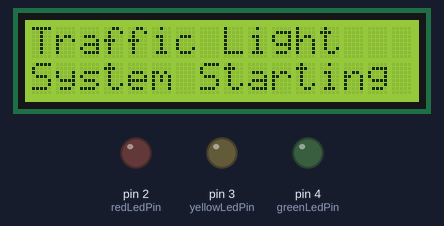
Bench run of a sketch on a simulated Arduino Uno, built with avr-gcc and run on an emulated ATmega328P. Parts: 16×2 character LCD, output pins drawn as LEDs (lit = HIGH).

Above: at 0.1 s.
At 2.1 s:
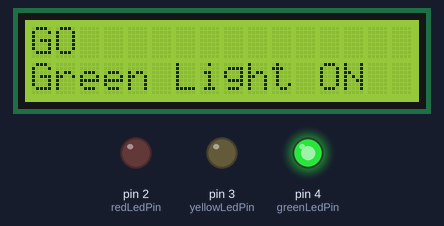
At 7.1 s:
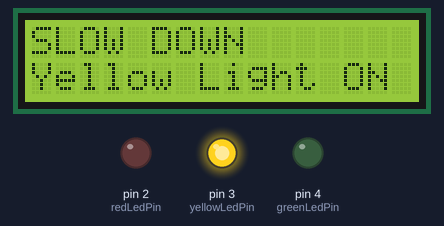
At 9.1 s:
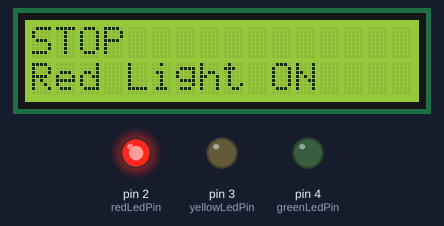
Timing chart, 0 to 39.6 s (numbered marks = the images above):
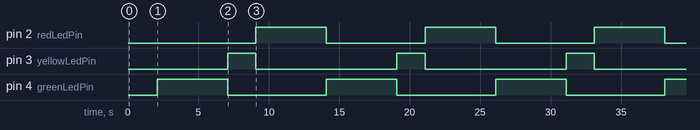

Measured:
- by itself, pin 2 (redLedPin), pin 4 (greenLedPin): alternates HIGH for 5.0 s and LOW for 7.0 s
- by itself, pin 3 (yellowLedPin): alternates HIGH for 2.0 s and LOW for 10.0 s
- by itself, everything shown: repeats every 12.0 s, in 3 steps
- what the display in image 1 shows lasts 5.0 s, from 2.1 s to 7.1 s
- what the display in image 2 shows lasts 2.0 s, from 7.1 s to 9.1 s

The sketch:

trafficlightusingarduino.ino
```cpp
#include <LiquidCrystal.h>

// --- Pin Definitions for LEDs (Corrected to match the schematic) ---
const int greenLedPin = 4;
const int yellowLedPin = 3;
const int redLedPin = 2;

// --- Pin Definitions for LCD (Matches your code and schematic) ---
// LiquidCrystal(rs, en, d4, d5, d6, d7)
LiquidCrystal lcd(9, 8, 13, 12, 11, 10);

void setup() {
  // Set all LED pins as outputs
  pinMode(greenLedPin, OUTPUT);
  pinMode(yellowLedPin, OUTPUT);
  pinMode(redLedPin, OUTPUT);

  // Initialize the LCD with 16 columns and 2 rows
  lcd.begin(16, 2);

  // Display a startup message
  lcd.print("Traffic Light");
  lcd.setCursor(0, 1);
  lcd.print("System Starting");
  delay(2000);
}

void loop() {
  // --- STATE 1: GREEN LIGHT ---
  digitalWrite(greenLedPin, HIGH);
  digitalWrite(yellowLedPin, LOW);
  digitalWrite(redLedPin, LOW);

  lcd.clear();
  lcd.setCursor(0, 0); // Go to first line
  lcd.print("GO");
  lcd.setCursor(0, 1); // Go to second line
  lcd.print("Green Light ON");
  delay(5000); // Green light on for 5 seconds

  // --- STATE 2: YELLOW LIGHT ---
  digitalWrite(greenLedPin, LOW);
  digitalWrite(yellowLedPin, HIGH);
  digitalWrite(redLedPin, LOW);

  lcd.clear();
  lcd.setCursor(0, 0);
  lcd.print("SLOW DOWN");
  lcd.setCursor(0, 1);
  lcd.print("Yellow Light ON");
  delay(2000); // Yellow light on for 2 seconds

  // --- STATE 3: RED LIGHT ---
  digitalWrite(greenLedPin, LOW);
  digitalWrite(yellowLedPin, LOW);
  digitalWrite(redLedPin, HIGH);

  lcd.clear();
  lcd.setCursor(0, 0);
  lcd.print("STOP");
  lcd.setCursor(0, 1);
  lcd.print("Red Light ON");
  delay(5000); // Red light on for 5 seconds
}
```
